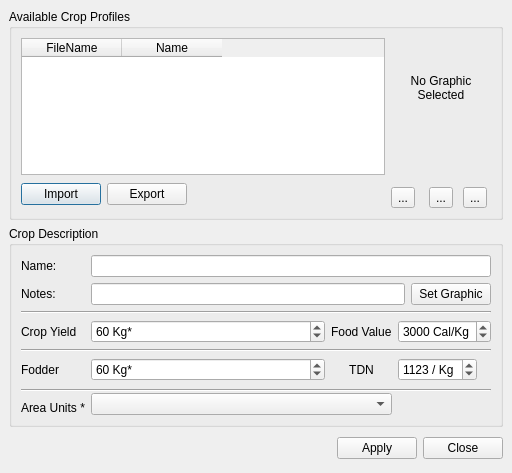
<ui version="4.0" >
 <class>LaCropManagerBase</class>
 <widget class="QDialog" name="LaCropManagerBase" >
  <property name="geometry" >
   <rect>
    <x>0</x>
    <y>0</y>
    <width>512</width>
    <height>473</height>
   </rect>
  </property>
  <property name="windowTitle" >
   <string>Crop Profile Manager</string>
  </property>
  <property name="windowIcon" >
   <iconset resource="../resources/resources.qrc" >:/la_icon_small.png</iconset>
  </property>
  <layout class="QGridLayout" >
   <property name="margin" >
    <number>9</number>
   </property>
   <property name="spacing" >
    <number>6</number>
   </property>
   <item row="0" column="0" colspan="3" >
    <widget class="QGroupBox" name="grpProfiles" >
     <property name="title" >
      <string>Available Crop Profiles</string>
     </property>
     <layout class="QGridLayout" >
      <property name="margin" >
       <number>9</number>
      </property>
      <property name="spacing" >
       <number>6</number>
      </property>
      <item rowspan="2" row="0" column="3" >
       <layout class="QGridLayout" >
        <property name="margin" >
         <number>0</number>
        </property>
        <property name="spacing" >
         <number>6</number>
        </property>
        <item row="2" column="0" >
         <widget class="QToolButton" name="toolNew" >
          <property name="toolTip" >
           <string>&lt;html>&lt;head>&lt;meta name="qrichtext" content="1" />&lt;style type="text/css">
p, li { white-space: pre-wrap; }
&lt;/style>&lt;/head>&lt;body style=" font-family:'Sans Serif'; font-size:9pt; font-weight:400; font-style:normal; text-decoration:none;">
&lt;p style=" margin-top:0px; margin-bottom:0px; margin-left:0px; margin-right:0px; -qt-block-indent:0; text-indent:0px;">Define a new crop&lt;/p>&lt;/body>&lt;/html></string>
          </property>
          <property name="whatsThis" >
           <string>&lt;html>&lt;head>&lt;meta name="qrichtext" content="1" />&lt;style type="text/css">
p, li { white-space: pre-wrap; }
&lt;/style>&lt;/head>&lt;body style=" font-family:'Sans Serif'; font-size:9pt; font-weight:400; font-style:normal; text-decoration:none;">
&lt;p style=" margin-top:0px; margin-bottom:0px; margin-left:0px; margin-right:0px; -qt-block-indent:0; text-indent:0px;">If you simply change the name or settings and click apply in the Crop Manager, you are just editing the Crop currently selected. To create a new Crop, you must click on the New button.&lt;/p>&lt;/body>&lt;/html></string>
          </property>
          <property name="text" >
           <string>...</string>
          </property>
          <property name="icon" >
           <iconset resource="../resources/resources.qrc" >:/new.png</iconset>
          </property>
         </widget>
        </item>
        <item row="2" column="2" >
         <widget class="QToolButton" name="toolDelete" >
          <property name="toolTip" >
           <string>&lt;html>&lt;head>&lt;meta name="qrichtext" content="1" />&lt;style type="text/css">
p, li { white-space: pre-wrap; }
&lt;/style>&lt;/head>&lt;body style=" font-family:'Sans Serif'; font-size:9pt; font-weight:400; font-style:normal; text-decoration:none;">
&lt;p style=" margin-top:0px; margin-bottom:0px; margin-left:0px; margin-right:0px; -qt-block-indent:0; text-indent:0px;">Delete the currently selected crop&lt;/p>&lt;/body>&lt;/html></string>
          </property>
          <property name="text" >
           <string>...</string>
          </property>
          <property name="icon" >
           <iconset resource="../resources/resources.qrc" >:/delete.png</iconset>
          </property>
         </widget>
        </item>
        <item row="2" column="1" >
         <widget class="QToolButton" name="toolCopy" >
          <property name="toolTip" >
           <string>&lt;html>&lt;head>&lt;meta name="qrichtext" content="1" />&lt;style type="text/css">
p, li { white-space: pre-wrap; }
&lt;/style>&lt;/head>&lt;body style=" font-family:'Sans Serif'; font-size:9pt; font-weight:400; font-style:normal; text-decoration:none;">
&lt;p style=" margin-top:0px; margin-bottom:0px; margin-left:0px; margin-right:0px; -qt-block-indent:0; text-indent:0px;">Clone the currently selected crop&lt;/p>&lt;/body>&lt;/html></string>
          </property>
          <property name="whatsThis" >
           <string>&lt;html>&lt;head>&lt;meta name="qrichtext" content="1" />&lt;style type="text/css">
p, li { white-space: pre-wrap; }
&lt;/style>&lt;/head>&lt;body style=" font-family:'Sans Serif'; font-size:9pt; font-weight:400; font-style:normal; text-decoration:none;">
&lt;p style=" margin-top:0px; margin-bottom:0px; margin-left:0px; margin-right:0px; -qt-block-indent:0; text-indent:0px;">If you want to create a new crop that is similar to one already defined, you can clone this crop to save time. All of the settings of the crop you are cloning are transferred to the new clone, but the name is changed to Clone of ... (whatever the name of the crop you are cloning was).&lt;/p>&lt;/body>&lt;/html></string>
          </property>
          <property name="text" >
           <string>...</string>
          </property>
          <property name="icon" >
           <iconset resource="../resources/resources.qrc" >:/copy.png</iconset>
          </property>
         </widget>
        </item>
        <item row="1" column="1" >
         <spacer>
          <property name="orientation" >
           <enum>Qt::Vertical</enum>
          </property>
          <property name="sizeHint" >
           <size>
            <width>20</width>
            <height>20</height>
           </size>
          </property>
         </spacer>
        </item>
        <item row="0" column="0" colspan="3" >
         <widget class="QLabel" name="lblCropPix" >
          <property name="sizePolicy" >
           <sizepolicy>
            <hsizetype>0</hsizetype>
            <vsizetype>0</vsizetype>
            <horstretch>0</horstretch>
            <verstretch>0</verstretch>
           </sizepolicy>
          </property>
          <property name="minimumSize" >
           <size>
            <width>100</width>
            <height>100</height>
           </size>
          </property>
          <property name="maximumSize" >
           <size>
            <width>100</width>
            <height>100</height>
           </size>
          </property>
          <property name="text" >
           <string>No Graphic
Selected</string>
          </property>
          <property name="alignment" >
           <set>Qt::AlignCenter</set>
          </property>
         </widget>
        </item>
       </layout>
      </item>
      <item row="0" column="0" colspan="3" >
       <widget class="QTableWidget" name="tblCrops" >
        <property name="sizePolicy" >
         <sizepolicy>
          <hsizetype>7</hsizetype>
          <vsizetype>7</vsizetype>
          <horstretch>0</horstretch>
          <verstretch>0</verstretch>
         </sizepolicy>
        </property>
        <property name="minimumSize" >
         <size>
          <width>0</width>
          <height>0</height>
         </size>
        </property>
        <property name="toolTip" >
         <string>&lt;html>&lt;head>&lt;meta name="qrichtext" content="1" />&lt;style type="text/css">
p, li { white-space: pre-wrap; }
&lt;/style>&lt;/head>&lt;body style=" font-family:'Sans Serif'; font-size:9pt; font-weight:400; font-style:normal; text-decoration:none;">
&lt;p style=" margin-top:0px; margin-bottom:0px; margin-left:0px; margin-right:0px; -qt-block-indent:0; text-indent:0px;">Select a crop here to see and/or edit it's properties below.&lt;/p>&lt;/body>&lt;/html></string>
        </property>
        <property name="whatsThis" >
         <string>&lt;html>&lt;head>&lt;meta name="qrichtext" content="1" />&lt;style type="text/css">
p, li { white-space: pre-wrap; }
&lt;/style>&lt;/head>&lt;body style=" font-family:'Sans Serif'; font-size:9pt; font-weight:400; font-style:normal; text-decoration:none;">
&lt;p style=" margin-top:0px; margin-bottom:0px; margin-left:0px; margin-right:0px; -qt-block-indent:0; text-indent:0px;">In order to enable LandUse Analyst to model any crop, several details must be entered to define specific varieties. Crop Manager asks for general information about the crop in this section. You might want to have more than one strain of the same variety, however, which is allowed.&lt;/p>
&lt;p style=" margin-top:12px; margin-bottom:12px; margin-left:0px; margin-right:0px; -qt-block-indent:0; text-indent:0px;">To define different strains of the same variety is quite easy. Let's say you want to have two kinds of wheat for example. The Name: field is Wheat for both, but in Notes: field, enter Hard Red for one, and Soft White for the other. Then adjust the other parameters as you wish. Even though the name is the same, the crop is saved uniquely.&lt;/p>&lt;/body>&lt;/html></string>
        </property>
        <property name="alternatingRowColors" >
         <bool>true</bool>
        </property>
        <property name="selectionMode" >
         <enum>QAbstractItemView::SingleSelection</enum>
        </property>
        <property name="selectionBehavior" >
         <enum>QAbstractItemView::SelectRows</enum>
        </property>
        <column>
         <property name="text" >
          <string>FileName</string>
         </property>
        </column>
        <column>
         <property name="text" >
          <string>Name</string>
         </property>
        </column>
       </widget>
      </item>
      <item row="1" column="0" >
       <widget class="QPushButton" name="pbnImport" >
        <property name="minimumSize" >
         <size>
          <width>80</width>
          <height>0</height>
         </size>
        </property>
        <property name="text" >
         <string>Import</string>
        </property>
       </widget>
      </item>
      <item row="1" column="1" >
       <widget class="QPushButton" name="pbnExport" >
        <property name="minimumSize" >
         <size>
          <width>80</width>
          <height>0</height>
         </size>
        </property>
        <property name="text" >
         <string>Export</string>
        </property>
       </widget>
      </item>
      <item row="1" column="2" >
       <spacer>
        <property name="orientation" >
         <enum>Qt::Horizontal</enum>
        </property>
        <property name="sizeHint" >
         <size>
          <width>111</width>
          <height>27</height>
         </size>
        </property>
       </spacer>
      </item>
     </layout>
    </widget>
   </item>
   <item row="2" column="1" >
    <widget class="QPushButton" name="pbnApply" >
     <property name="toolTip" >
      <string>&lt;html>&lt;head>&lt;meta name="qrichtext" content="1" />&lt;style type="text/css">
p, li { white-space: pre-wrap; }
&lt;/style>&lt;/head>&lt;body style=" font-family:'Sans Serif'; font-size:9pt; font-weight:400; font-style:normal; text-decoration:none;">
&lt;p style=" margin-top:0px; margin-bottom:0px; margin-left:0px; margin-right:0px; -qt-block-indent:0; text-indent:0px;">Saves all settings&lt;/p>&lt;/body>&lt;/html></string>
     </property>
     <property name="whatsThis" >
      <string>&lt;html>&lt;head>&lt;meta name="qrichtext" content="1" />&lt;style type="text/css">
p, li { white-space: pre-wrap; }
&lt;/style>&lt;/head>&lt;body style=" font-family:'Sans Serif'; font-size:9pt; font-weight:400; font-style:normal; text-decoration:none;">
&lt;p style=" margin-top:0px; margin-bottom:0px; margin-left:0px; margin-right:0px; -qt-block-indent:0; text-indent:0px;">After completing all fields to define a crop, you &lt;span style=" font-weight:600;">MUST&lt;/span> click the Apply button to save it. The name does not have to be unique, as LandUse Analyst has a special way of saving crops to allow for duplicate crop names. It is helpful, however, to utilize the Notes field to distinguish between same-named crop definitions.&lt;/p>&lt;/body>&lt;/html></string>
     </property>
     <property name="text" >
      <string>Apply</string>
     </property>
     <property name="checkable" >
      <bool>false</bool>
     </property>
     <property name="flat" >
      <bool>false</bool>
     </property>
    </widget>
   </item>
   <item row="2" column="2" >
    <widget class="QPushButton" name="pbnClose" >
     <property name="sizePolicy" >
      <sizepolicy>
       <hsizetype>1</hsizetype>
       <vsizetype>0</vsizetype>
       <horstretch>0</horstretch>
       <verstretch>0</verstretch>
      </sizepolicy>
     </property>
     <property name="toolTip" >
      <string>&lt;html>&lt;head>&lt;meta name="qrichtext" content="1" />&lt;style type="text/css">
p, li { white-space: pre-wrap; }
&lt;/style>&lt;/head>&lt;body style=" font-family:'Sans Serif'; font-size:9pt; font-weight:400; font-style:normal; text-decoration:none;">
&lt;p style=" margin-top:0px; margin-bottom:0px; margin-left:0px; margin-right:0px; -qt-block-indent:0; text-indent:0px;">&lt;span style=" font-weight:600; font-style:italic; color:#0000ff;">Have you applied your changes?&lt;/span>&lt;/p>&lt;/body>&lt;/html></string>
     </property>
     <property name="text" >
      <string>Close</string>
     </property>
    </widget>
   </item>
   <item row="2" column="0" >
    <spacer>
     <property name="orientation" >
      <enum>Qt::Horizontal</enum>
     </property>
     <property name="sizeHint" >
      <size>
       <width>31</width>
       <height>31</height>
      </size>
     </property>
    </spacer>
   </item>
   <item row="1" column="0" colspan="3" >
    <widget class="QGroupBox" name="groupBoxPlantDescription" >
     <property name="whatsThis" >
      <string>&lt;html>&lt;head>&lt;meta name="qrichtext" content="1" />&lt;style type="text/css">
p, li { white-space: pre-wrap; }
&lt;/style>&lt;/head>&lt;body style=" font-family:'Sans Serif'; font-size:9pt; font-weight:400; font-style:normal; text-decoration:none;">
&lt;p style=" margin-top:0px; margin-bottom:0px; margin-left:0px; margin-right:0px; -qt-block-indent:0; text-indent:0px;">In order to enable LandUse Analyst to model any crop, several details must be entered to define specific varieties. Crop Manager asks for general information about the crop in this section. You might want to have more than one strain of the same variety, however, which is allowed.&lt;/p>
&lt;p style=" margin-top:12px; margin-bottom:12px; margin-left:0px; margin-right:0px; -qt-block-indent:0; text-indent:0px;">To define different strains of the same variety is quite easy. Let's say you want to have two kinds of wheat for example. The Name: field is Wheat for both, but in Notes: field, enter Hard Red for one, and Soft White for the other. Then adjust the other parameters as you wish. Even though the name is the same, the crop is saved uniquely.&lt;/p>&lt;/body>&lt;/html></string>
     </property>
     <property name="title" >
      <string>Crop Description</string>
     </property>
     <layout class="QGridLayout" >
      <property name="margin" >
       <number>9</number>
      </property>
      <property name="spacing" >
       <number>6</number>
      </property>
      <item row="1" column="1" colspan="3" >
       <widget class="QLineEdit" name="leDescription" >
        <property name="whatsThis" >
         <string>&lt;html>&lt;head>&lt;meta name="qrichtext" content="1" />&lt;style type="text/css">
p, li { white-space: pre-wrap; }
&lt;/style>&lt;/head>&lt;body style=" font-family:'Sans Serif'; font-size:9pt; font-weight:400; font-style:normal; text-decoration:none;">
&lt;p style=" margin-top:0px; margin-bottom:0px; margin-left:0px; margin-right:0px; -qt-block-indent:0; text-indent:0px;">Because LandUse Analyst allows more than one type of crop to be defined, the Notes: field allows you to give a brief description of the the crop. For example, you may have two "Wheat" crops defined, and the Notes: fields could contain "Hard Red" and "Soft White" to distinguish between them.&lt;/p>&lt;/body>&lt;/html></string>
        </property>
       </widget>
      </item>
      <item row="1" column="4" >
       <widget class="QPushButton" name="pbnCropPic" >
        <property name="sizePolicy" >
         <sizepolicy>
          <hsizetype>0</hsizetype>
          <vsizetype>0</vsizetype>
          <horstretch>0</horstretch>
          <verstretch>0</verstretch>
         </sizepolicy>
        </property>
        <property name="text" >
         <string>Set Graphic</string>
        </property>
       </widget>
      </item>
      <item row="5" column="0" >
       <widget class="QLabel" name="labelPlantDescription6" >
        <property name="sizePolicy" >
         <sizepolicy>
          <hsizetype>1</hsizetype>
          <vsizetype>5</vsizetype>
          <horstretch>0</horstretch>
          <verstretch>0</verstretch>
         </sizepolicy>
        </property>
        <property name="toolTip" >
         <string>&lt;html>&lt;head>&lt;meta name="qrichtext" content="1" />&lt;style type="text/css">
p, li { white-space: pre-wrap; }
&lt;/style>&lt;/head>&lt;body style=" font-family:'Sans Serif'; font-size:9pt; font-weight:400; font-style:normal; text-decoration:none;">
&lt;p style=" margin-top:0px; margin-bottom:0px; margin-left:0px; margin-right:0px; -qt-block-indent:0; text-indent:0px;">Fodder produced from Wheat&lt;/p>&lt;/body>&lt;/html></string>
        </property>
        <property name="whatsThis" >
         <string>&lt;html>&lt;head>&lt;meta name="qrichtext" content="1" />&lt;style type="text/css">
p, li { white-space: pre-wrap; }
&lt;/style>&lt;/head>&lt;body style=" font-family:'Sans Serif'; font-size:9pt; font-weight:400; font-style:normal; text-decoration:none;">
&lt;p style=" margin-top:0px; margin-bottom:0px; margin-left:0px; margin-right:0px; -qt-block-indent:0; text-indent:0px;">Fodder is the straw and chaff left after harvesting the grain.  Enter the number of Kilograms expected for this crop per (either) dunum or hectare&lt;/p>&lt;/body>&lt;/html></string>
        </property>
        <property name="text" >
         <string>Fodder</string>
        </property>
        <property name="textFormat" >
         <enum>Qt::AutoText</enum>
        </property>
        <property name="wordWrap" >
         <bool>false</bool>
        </property>
       </widget>
      </item>
      <item row="5" column="1" >
       <widget class="QSpinBox" name="spinBoxCropFodderProduction" >
        <property name="sizePolicy" >
         <sizepolicy>
          <hsizetype>7</hsizetype>
          <vsizetype>0</vsizetype>
          <horstretch>0</horstretch>
          <verstretch>0</verstretch>
         </sizepolicy>
        </property>
        <property name="toolTip" >
         <string>&lt;html>&lt;head>&lt;meta name="qrichtext" content="1" />&lt;style type="text/css">
p, li { white-space: pre-wrap; }
&lt;/style>&lt;/head>&lt;body style=" font-family:'Sans Serif'; font-size:9pt; font-weight:400; font-style:normal; text-decoration:none;">
&lt;p style=" margin-top:0px; margin-bottom:0px; margin-left:0px; margin-right:0px; -qt-block-indent:0; text-indent:0px;">Fodder produced from Wheat&lt;/p>&lt;/body>&lt;/html></string>
        </property>
        <property name="whatsThis" >
         <string>&lt;html>&lt;head>&lt;meta name="qrichtext" content="1" />&lt;style type="text/css">
p, li { white-space: pre-wrap; }
&lt;/style>&lt;/head>&lt;body style=" font-family:'Sans Serif'; font-size:9pt; font-weight:400; font-style:normal; text-decoration:none;">
&lt;p style=" margin-top:0px; margin-bottom:0px; margin-left:0px; margin-right:0px; -qt-block-indent:0; text-indent:0px;">The Fodder Yield is how many Kg of Straw and Chaff (per area unit) that is &lt;span style=" font-weight:600;">made available to animals for feed&lt;/span>.&lt;/p>
&lt;p style="-qt-paragraph-type:empty; margin-top:0px; margin-bottom:0px; margin-left:0px; margin-right:0px; -qt-block-indent:0; text-indent:0px;">&lt;/p>
&lt;p style=" margin-top:0px; margin-bottom:0px; margin-left:0px; margin-right:0px; -qt-block-indent:0; text-indent:0px;">Fodder is the straw and chaff left after harvesting the grain.  Enter the number of Kilograms expected to be produced from this crop per (either) dunum or hectare.  &lt;span style=" font-weight:600; color:#0000ff;">Note that this fodder amount is solely for consumption by animals.&lt;/span>  If straw or chaff is being used for other purposes, it must be taken out of the total expected fodder level.&lt;/p>&lt;/body>&lt;/html></string>
        </property>
        <property name="suffix" >
         <string> Kg*</string>
        </property>
        <property name="maximum" >
         <number>400</number>
        </property>
        <property name="value" >
         <number>60</number>
        </property>
       </widget>
      </item>
      <item row="5" column="2" >
       <widget class="QLabel" name="label_5" >
        <property name="text" >
         <string>TDN</string>
        </property>
        <property name="alignment" >
         <set>Qt::AlignCenter</set>
        </property>
       </widget>
      </item>
      <item row="5" column="3" colspan="2" >
       <widget class="QSpinBox" name="spinBoxCropFodderTDN" >
        <property name="sizePolicy" >
         <sizepolicy>
          <hsizetype>0</hsizetype>
          <vsizetype>0</vsizetype>
          <horstretch>0</horstretch>
          <verstretch>0</verstretch>
         </sizepolicy>
        </property>
        <property name="toolTip" >
         <string>&lt;html>&lt;head>&lt;meta name="qrichtext" content="1" />&lt;style type="text/css">
p, li { white-space: pre-wrap; }
&lt;/style>&lt;/head>&lt;body style=" font-family:'Sans Serif'; font-size:9pt; font-weight:400; font-style:normal; text-decoration:none;">
&lt;p style=" margin-top:0px; margin-bottom:0px; margin-left:0px; margin-right:0px; -qt-block-indent:0; text-indent:0px;">Calories per kilogram of fodder&lt;/p>&lt;/body>&lt;/html></string>
        </property>
        <property name="whatsThis" >
         <string>&lt;html>&lt;head>&lt;meta name="qrichtext" content="1" />&lt;style type="text/css">
p, li { white-space: pre-wrap; }
&lt;/style>&lt;/head>&lt;body style=" font-family:'Sans Serif'; font-size:9pt; font-weight:400; font-style:normal; text-decoration:none;">
&lt;p style=" margin-top:0px; margin-bottom:0px; margin-left:0px; margin-right:0px; -qt-block-indent:0; text-indent:0px;">Food value of fodder when used as feed for domestic animals.  This is measured in calories per kilogram.&lt;/p>&lt;/body>&lt;/html></string>
        </property>
        <property name="suffix" >
         <string> / Kg</string>
        </property>
        <property name="maximum" >
         <number>5000</number>
        </property>
        <property name="minimum" >
         <number>1</number>
        </property>
        <property name="singleStep" >
         <number>10</number>
        </property>
        <property name="value" >
         <number>1123</number>
        </property>
       </widget>
      </item>
      <item row="3" column="2" >
       <widget class="QLabel" name="label_2" >
        <property name="text" >
         <string>Food Value</string>
        </property>
       </widget>
      </item>
      <item row="3" column="1" >
       <widget class="QSpinBox" name="spinBoxCropYield" >
        <property name="sizePolicy" >
         <sizepolicy>
          <hsizetype>7</hsizetype>
          <vsizetype>0</vsizetype>
          <horstretch>0</horstretch>
          <verstretch>0</verstretch>
         </sizepolicy>
        </property>
        <property name="toolTip" >
         <string>&lt;html>&lt;head>&lt;meta name="qrichtext" content="1" />&lt;style type="text/css">
p, li { white-space: pre-wrap; }
&lt;/style>&lt;/head>&lt;body style=" font-family:'Sans Serif'; font-size:9pt; font-weight:400; font-style:normal; text-decoration:none;">
&lt;p style=" margin-top:0px; margin-bottom:0px; margin-left:0px; margin-right:0px; -qt-block-indent:0; text-indent:0px;">Yield of Crop&lt;/p>&lt;/body>&lt;/html></string>
        </property>
        <property name="whatsThis" >
         <string>&lt;html>&lt;head>&lt;meta name="qrichtext" content="1" />&lt;style type="text/css">
p, li { white-space: pre-wrap; }
&lt;/style>&lt;/head>&lt;body style=" font-family:'Sans Serif'; font-size:9pt; font-weight:400; font-style:normal; text-decoration:none;">
&lt;p style=" margin-top:0px; margin-bottom:0px; margin-left:0px; margin-right:0px; -qt-block-indent:0; text-indent:0px;">Here you must enter what you think the average yield for the crop would have been. This is a measure of Kg produced per the given area of sown land.&lt;/p>&lt;/body>&lt;/html></string>
        </property>
        <property name="suffix" >
         <string> Kg*</string>
        </property>
        <property name="maximum" >
         <number>400</number>
        </property>
        <property name="value" >
         <number>60</number>
        </property>
       </widget>
      </item>
      <item row="3" column="0" >
       <widget class="QLabel" name="labelPlantDescription4" >
        <property name="sizePolicy" >
         <sizepolicy>
          <hsizetype>5</hsizetype>
          <vsizetype>5</vsizetype>
          <horstretch>0</horstretch>
          <verstretch>0</verstretch>
         </sizepolicy>
        </property>
        <property name="text" >
         <string>Crop Yield</string>
        </property>
        <property name="textFormat" >
         <enum>Qt::AutoText</enum>
        </property>
        <property name="wordWrap" >
         <bool>false</bool>
        </property>
       </widget>
      </item>
      <item row="3" column="3" colspan="2" >
       <widget class="QSpinBox" name="spinBoxCropCalories" >
        <property name="sizePolicy" >
         <sizepolicy>
          <hsizetype>0</hsizetype>
          <vsizetype>0</vsizetype>
          <horstretch>0</horstretch>
          <verstretch>0</verstretch>
         </sizepolicy>
        </property>
        <property name="toolTip" >
         <string>&lt;html>&lt;head>&lt;meta name="qrichtext" content="1" />&lt;style type="text/css">
p, li { white-space: pre-wrap; }
&lt;/style>&lt;/head>&lt;body style=" font-family:'Sans Serif'; font-size:9pt; font-weight:400; font-style:normal; text-decoration:none;">
&lt;p style=" margin-top:0px; margin-bottom:0px; margin-left:0px; margin-right:0px; -qt-block-indent:0; text-indent:0px;">The number of calories in 1 Kg of that part of the crop which is eaten (ie. the grain or fruit). &lt;/p>&lt;/body>&lt;/html></string>
        </property>
        <property name="whatsThis" >
         <string>&lt;html>&lt;head>&lt;meta name="qrichtext" content="1" />&lt;style type="text/css">
p, li { white-space: pre-wrap; }
&lt;/style>&lt;/head>&lt;body style=" font-family:'Sans Serif'; font-size:9pt; font-weight:400; font-style:normal; text-decoration:none;">
&lt;p style="-qt-paragraph-type:empty; margin-top:0px; margin-bottom:0px; margin-left:0px; margin-right:0px; -qt-block-indent:0; text-indent:0px;">&lt;/p>&lt;/body>&lt;/html></string>
        </property>
        <property name="suffix" >
         <string> Cal/Kg</string>
        </property>
        <property name="maximum" >
         <number>5000</number>
        </property>
        <property name="minimum" >
         <number>1</number>
        </property>
        <property name="value" >
         <number>3000</number>
        </property>
       </widget>
      </item>
      <item row="0" column="1" colspan="4" >
       <widget class="QLineEdit" name="leName" >
        <property name="whatsThis" >
         <string>&lt;html>&lt;head>&lt;meta name="qrichtext" content="1" />&lt;style type="text/css">
p, li { white-space: pre-wrap; }
&lt;/style>&lt;/head>&lt;body style=" font-family:'Sans Serif'; font-size:9pt; font-weight:400; font-style:normal; text-decoration:none;">
&lt;p style=" margin-top:0px; margin-bottom:0px; margin-left:0px; margin-right:0px; -qt-block-indent:0; text-indent:0px;">Enter the name of the crop you are defining in this field. You do not need a unique name. You can have, for example, 10 crops defined, all named "Wheat". LandUse Analyst uses a special method of saving the crops to eliminate the issue of duplicate filenames.&lt;/p>&lt;/body>&lt;/html></string>
        </property>
       </widget>
      </item>
      <item row="1" column="0" >
       <widget class="QLabel" name="label_4" >
        <property name="text" >
         <string>Notes:</string>
        </property>
       </widget>
      </item>
      <item row="0" column="0" >
       <widget class="QLabel" name="label" >
        <property name="text" >
         <string>Name:</string>
        </property>
       </widget>
      </item>
      <item row="8" column="0" >
       <widget class="QLabel" name="label_3" >
        <property name="text" >
         <string>Area Units *</string>
        </property>
       </widget>
      </item>
      <item row="4" column="0" colspan="5" >
       <widget class="Line" name="line" >
        <property name="orientation" >
         <enum>Qt::Horizontal</enum>
        </property>
       </widget>
      </item>
      <item row="2" column="0" colspan="5" >
       <widget class="Line" name="line_2" >
        <property name="orientation" >
         <enum>Qt::Horizontal</enum>
        </property>
       </widget>
      </item>
      <item rowspan="2" row="6" column="0" colspan="5" >
       <widget class="Line" name="line_3" >
        <property name="orientation" >
         <enum>Qt::Horizontal</enum>
        </property>
       </widget>
      </item>
      <item rowspan="2" row="7" column="1" colspan="2" >
       <widget class="QComboBox" name="comboBoxAreaUnits" >
        <property name="sizePolicy" >
         <sizepolicy>
          <hsizetype>5</hsizetype>
          <vsizetype>0</vsizetype>
          <horstretch>0</horstretch>
          <verstretch>0</verstretch>
         </sizepolicy>
        </property>
        <property name="toolTip" >
         <string>&lt;html>&lt;head>&lt;meta name="qrichtext" content="1" />&lt;style type="text/css">
p, li { white-space: pre-wrap; }
&lt;/style>&lt;/head>&lt;body style=" font-family:'Sans Serif'; font-size:9pt; font-weight:400; font-style:normal; text-decoration:none;">
&lt;p style=" margin-top:0px; margin-bottom:0px; margin-left:0px; margin-right:0px; -qt-block-indent:0; text-indent:0px;">1 dunum = 1000 square meters&lt;/p>
&lt;p style=" margin-top:0px; margin-bottom:0px; margin-left:0px; margin-right:0px; -qt-block-indent:0; text-indent:0px;">1 hectare = 10,000 square meters&lt;/p>&lt;/body>&lt;/html></string>
        </property>
        <property name="whatsThis" >
         <string>&lt;html>&lt;head>&lt;meta name="qrichtext" content="1" />&lt;style type="text/css">
p, li { white-space: pre-wrap; }
&lt;/style>&lt;/head>&lt;body style=" font-family:'Sans Serif'; font-size:9pt; font-weight:400; font-style:normal; text-decoration:none;">
&lt;p style=" margin-top:0px; margin-bottom:0px; margin-left:0px; margin-right:0px; -qt-block-indent:0; text-indent:0px;">Select either Dunums or Hectares. This option is merely for convenience, to accomodate data that is available based on the two different units. (Basically I just got sick of having to convert between the two all the time! :P)&lt;/p>&lt;/body>&lt;/html></string>
        </property>
       </widget>
      </item>
      <item rowspan="2" row="7" column="3" colspan="2" >
       <spacer>
        <property name="orientation" >
         <enum>Qt::Horizontal</enum>
        </property>
        <property name="sizeHint" >
         <size>
          <width>40</width>
          <height>20</height>
         </size>
        </property>
       </spacer>
      </item>
     </layout>
    </widget>
   </item>
  </layout>
 </widget>
 <tabstops>
  <tabstop>tblCrops</tabstop>
  <tabstop>pbnImport</tabstop>
  <tabstop>pbnExport</tabstop>
  <tabstop>toolNew</tabstop>
  <tabstop>toolCopy</tabstop>
  <tabstop>toolDelete</tabstop>
  <tabstop>leName</tabstop>
  <tabstop>leDescription</tabstop>
  <tabstop>spinBoxCropYield</tabstop>
  <tabstop>spinBoxCropCalories</tabstop>
  <tabstop>spinBoxCropFodderProduction</tabstop>
  <tabstop>spinBoxCropFodderTDN</tabstop>
  <tabstop>comboBoxAreaUnits</tabstop>
  <tabstop>pbnApply</tabstop>
  <tabstop>pbnClose</tabstop>
 </tabstops>
 <resources>
  <include location="../resources/resources.qrc" />
 </resources>
 <connections>
  <connection>
   <sender>pbnClose</sender>
   <signal>clicked()</signal>
   <receiver>LaCropManagerBase</receiver>
   <slot>reject()</slot>
   <hints>
    <hint type="sourcelabel" >
     <x>500</x>
     <y>459</y>
    </hint>
    <hint type="destinationlabel" >
     <x>164</x>
     <y>476</y>
    </hint>
   </hints>
  </connection>
 </connections>
</ui>
